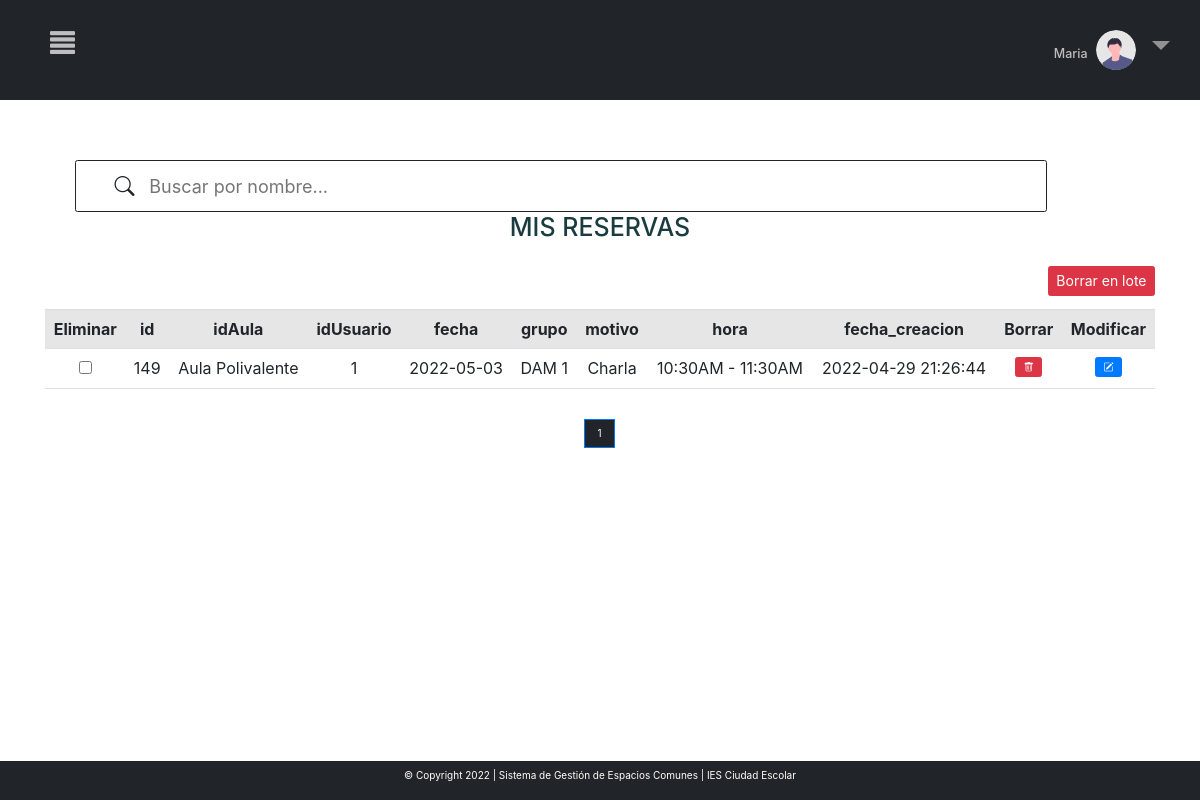
Page /MVC_proyectofinal/inicio.php?c=crudMisReservas&page=1 (signed in) on the committed database.
### tables this page shows
CREATE TABLE `reservas` (
  `id` int(11) NOT NULL,
  `idAula` varchar(220) NOT NULL,
  `idUsuario` int(11) UNSIGNED NOT NULL,
  `fecha` date NOT NULL,
  `grupo` varchar(255) NOT NULL,
  `motivo` varchar(255) NOT NULL,
  `hora` varchar(255) NOT NULL,
  `fecha_creacion` timestamp NOT NULL DEFAULT current_timestamp() ON UPDATE current_timestamp()
);

### MVC_proyectofinal/controller/controller.php (called while the page is built, shortened)
<?php
require_once ("models/crud.php");
class Control{
    function __construct()
    {
        $this->crud=new Crud();
    }
    function crudMisReservas(){
        include_once ("views/crudMisReservas.php");
    }
}
?>

### MVC_proyectofinal/models/conexion.php (called while the page is built)
<?php
class Conexion{
    public function conexion(){
        try{
            $conexion=new PDO("mysql:host=localhost:33065;dbname=sgec","root","");
            $conexion->setAttribute(PDO::ATTR_ERRMODE,PDO::ERRMODE_EXCEPTION);
            return $conexion;
        }
        catch(PDOException $e){
            echo $e->getMessage();
            return null;
        }
    }
}
?>

### MVC_proyectofinal/models/crud.php (called while the page is built, shortened)
<?php
include("conexion.php");
class Crud extends Conexion{
    private $conexion;
    function __construct()
    {
        $this->conexion=parent::conexion();
    }
    function crudMiReservas($opc,$iteams_pagina=null,$offset=null){
        $idUsuario = $_SESSION['id'];
        if($opc==1){
            $sql="SELECT count(*) FROM reservas WHERE idUsuario ='$idUsuario'";
            $consulta=$this->conexion->prepare($sql);
            $consulta->execute();
            $count=$consulta->fetch(PDO::FETCH_NUM);
            return $count;
        }
        elseif($opc==2){
            $sql="SELECT * FROM reservas WHERE idUsuario ='$idUsuario' ORDER BY id ASC LIMIT ".$iteams_pagina." OFFSET ".$offset."";
            $consulta=$this->conexion->prepare($sql);
            $consulta->execute();
            $consult=$consulta->fetchAll(PDO::FETCH_ASSOC);
            $keys=array_keys($consult[0]);
            return array($consult,$keys);
        }
    }
}
?>

### MVC_proyectofinal/views/crudMisReservas.php (the view, shortened to what this page needs)
<html lang="en" style="    overflow-x: hidden;">
<head>
<link rel="stylesheet" href="https://cdn.jsdelivr.net/npm/bootstrap-icons@1.8.1/font/bootstrap-icons.css">
<link href="https://cdn.jsdelivr.net/npm/bootstrap@5.0.2/dist/css/bootstrap.min.css" rel="stylesheet">
</head>
<body>
<?php include "menu.php";
$count=$this->crud->crudMiReservas(1);
if($count[0]==0){
    echo '<div class="container" style="margin-top:60px;margin-right:80px">
    <div class="row">
    <div class="col-md-12 ">
    <h1 class="display-1" style="color:#1A3C40"> No se han realizado reservas aún</h1>
    </div>
    </div>
    </div>';}
else{
$iteams_pagina=6;
$total_pages=ceil($count[0]/$iteams_pagina);
$page=0;
if(isset($_GET["page"]) && !empty($_GET["page"])){
    $page=$_GET["page"];
}else{
    $page=1;
}
$offset=($page-1) * $iteams_pagina;
$result=$this->crud->crudMiReservas(2,$iteams_pagina,$offset);
    ?>
<div class="container" style="margin-top:5%">
<?php include "barraBusquedaMisReservas/barra.php"; ?>
<div class="row">
                <div class="col-md-12 " style="border:none">
<h1 style="color:#1A3C40; text-align:center; margin-bottom:5%; background-color:white" >MIS  RESERVAS</h1>
<?php
       echo '
       <div class="row">
                       <div class="col-md-12">';
        echo '<div class="table-responsive-sm">
       <table class="table table-striped bg-white table-hover" style="text-align: center; margin-top:1%">';
        echo "<tr ><th>Eliminar</th>";
        foreach($result[1] as $indice){
            echo "<th>".$indice."</th>";
        }
        echo "<th>Borrar</th>";
        echo "<th>Modificar</th>";
        echo "</tr>";
        ?>
<form action="?c=borrar&pag=<?php echo $_GET["page"]?>" method="post">
<input type="submit" name="borrar" value="Borrar en lote" class="btn btn-danger" style="float:right;   margin-top: -43px; font-size:14px ">
       <?php
        foreach($result[0] as $indice=>$dato){
        echo "<td><input type='checkbox' name='eliminar[]' value=' ".$dato['id']."'</td>";
            foreach($dato as $x=>$y){
                echo "<td>".$y."</td>";
            }
            ?>
            <td>
            <a class="btn btn-danger"  href="?c=borrar&id=<?php echo $dato["id"] ?>&pag=<?php echo $_GET["page"]?>"><i class="bi bi-trash"></i></a>
            </td>
            <td><button  title="Modificar" class="btn btn-primary" name="modificar" value="<?php echo $dato["id"] ?>"> <i class="bi bi-pencil-square"></i></button></td>
            <?php
            }
  ?>
           </table>
        </div>
    </div>
 <?php
echo "<br>";
?>
<div style="margin-bottom: 100px;
    display: flex;
    justify-content: center">
    <nav aria-label="...">
		<ul class="pagination">
            <li class="page-item active" >
				<?php for($i=0;$i<=$total_pages;$i++){
                    if($i==$_GET["page"]){
                    ?>
                    <a class="page-link" style="color: white!important;
                    background-color: #212529!important;" href="inicio.php?c=crudMisReservas&page=<?php echo $_GET['page']?>"><?php echo $i ?></a>
                    </li>
				<?php }
                    }?>
		</ul>
    </nav>
</div>
<?php } ?>
</body>
</html>

### MVC_proyectofinal/libs/css/estilos.css (style rules this page uses)
th { text-align: center !important; }
li.page-item.active a.page-link { background-color: #1A3C40 !important; color:#708588 !important }
.active, .accordion:hover { background-color: #ccc; }

### MVC_proyectofinal/views/menu.php (style rules this page uses)
body { overflow-x: hidden; }
body { font-family: "Lato", sans-serif; }

### MVC_proyectofinal/views/barraBusquedaMisReservas/barra.php (style rules this page uses)
.active, .accordion:hover { background-color: white; }

### rows in the picture
reservas: id "149", idAula "Aula Polivalente", idUsuario "1", fecha "2022-05-03", grupo "DAM 1", motivo "Charla", hora "10:30AM - 11:30AM", fecha_creacion "2022-04-29 21:26:44"

### other values in the picture
$_SESSION['nombre'] "Maria"
$indice "id"
$indice "idAula"
$indice "idUsuario"
$indice "fecha"
$indice "grupo"
$indice "motivo"
$indice "hora"
$indice "fecha_creacion"
